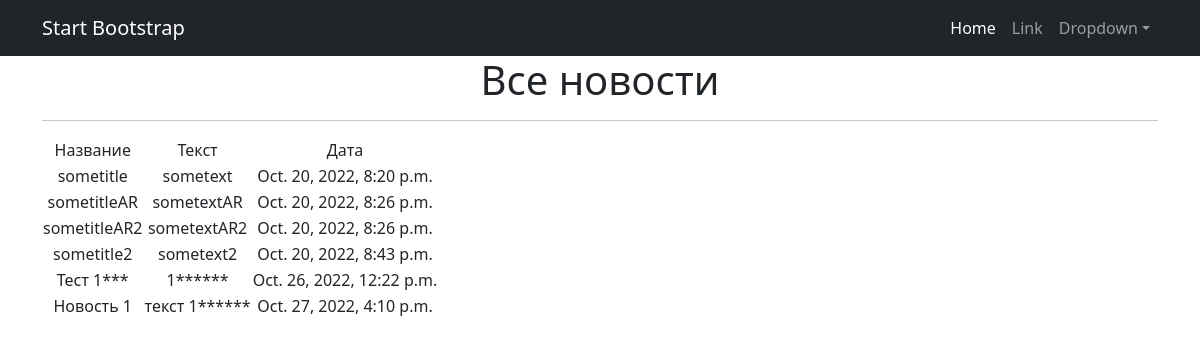
Page /news/ on the committed database.
### news/models.py (models this page shows, shortened)
class Post(models.Model):
    author = models.ForeignKey(Author, on_delete=models.CASCADE)
    NEWS = 'NW'
    ARTICLE = 'AR'
    CATEGORY_CHOICES = (
        (NEWS, 'Новость'),
        (ARTICLE, 'Статья'),
    )
    categoryType = models.CharField(max_length=2, choices=CATEGORY_CHOICES, default=ARTICLE)
    dateCreation = models.DateTimeField(auto_now_add=True)
    postCategory = models.ManyToManyField(Category, through='PostCategory')
    title = models.CharField(max_length=128)
    text = models.TextField()
    rating = models.SmallIntegerField(default=0)

### news/views.py (the view)
# urls.py: path('', PostList.as_view()),
class PostList(ListView):
    model = Post
    ordering = 'dateCreation'
    template_name = 'news.html'
    context_object_name = 'news'

### news/templatetags/custom_filters.py (called while the page is built)
@register.filter()
def censor(value):
    bad_words = ('1111111')
    if not isinstance(value, str):
        raise TypeError(f'unsresolved type "{type(value)}" expected type "str"')
    for word in value.split():
        if word.lower() in bad_words:
                value = value.replace(word, f'{word[0]}{"*" * (len(word) - 1)}')
    return value

### templates/news.html (shortened to what this page needs)
{% extends 'flatpages/default.html' %}
{% load custom_filters %}
{% block content %}
<h1>Все новости</h1>
<hr>
   {% if news %}
       <table>
           <tr>
               <td>Название</td>
               <td>Текст</td>
               <td>Дата</td>
           </tr>
           {% for news in news %}
           <tr>
               <td>{{ news.title|censor }}</td>
               <td>{{ news.text|censor|truncatechars:20 }}</td>
               <td>{{ news.dateCreation }}</td>
           </tr>
           {% endfor %}
       </table>
    {% endif %}
{% endblock content %}

### templates/flatpages/default.html (shortened to what this page needs)
<!DOCTYPE html>
<html lang="en">
    <head>
        {% load static %}
        <link href="{% static 'css/styles.css' %}" rel="stylesheet" />
    </head>
    <body>
        <nav class="navbar navbar-expand-lg navbar-dark bg-dark">
            <div class="container">
                <a class="navbar-brand" href="#">Start Bootstrap</a>
                <div class="collapse navbar-collapse" id="navbarSupportedContent">
                    <ul class="navbar-nav ms-auto mb-2 mb-lg-0">
                        <li class="nav-item"><a class="nav-link active" aria-current="page" href="#">Home</a></li>
                        <li class="nav-item"><a class="nav-link" href="#">Link</a></li>
                        <li class="nav-item dropdown">
                            <a class="nav-link dropdown-toggle" id="navbarDropdown" href="#" role="button" data-bs-toggle="dropdown" aria-expanded="false">Dropdown</a>
                        </li>
                    </ul>
                </div>
            </div>
        </nav>
        <div class="container">
            <div class="row">
                <div class="col-lg-12 text-center">
                    {% block content %}{% endblock content %}
                </div>
            </div>
        </div>
    </body>
</html>

### rows in the picture
Post: title|censor "sometitle", text|censor "sometext", dateCreation "Oct. 20, 2022, 8:20 p.m."
Post: title|censor "sometitleAR", text|censor "sometextAR", dateCreation "Oct. 20, 2022, 8:26 p.m."
Post: title|censor "sometitleAR2", text|censor "sometextAR2", dateCreation "Oct. 20, 2022, 8:26 p.m."
Post: title|censor "sometitle2", text|censor "sometext2", dateCreation "Oct. 20, 2022, 8:43 p.m."
Post: title|censor "Тест 1***", text|censor "1******", dateCreation "Oct. 26, 2022, 12:22 p.m."
Post: title|censor "Новость 1", text|censor "текст 1******", dateCreation "Oct. 27, 2022, 4:10 p.m."
